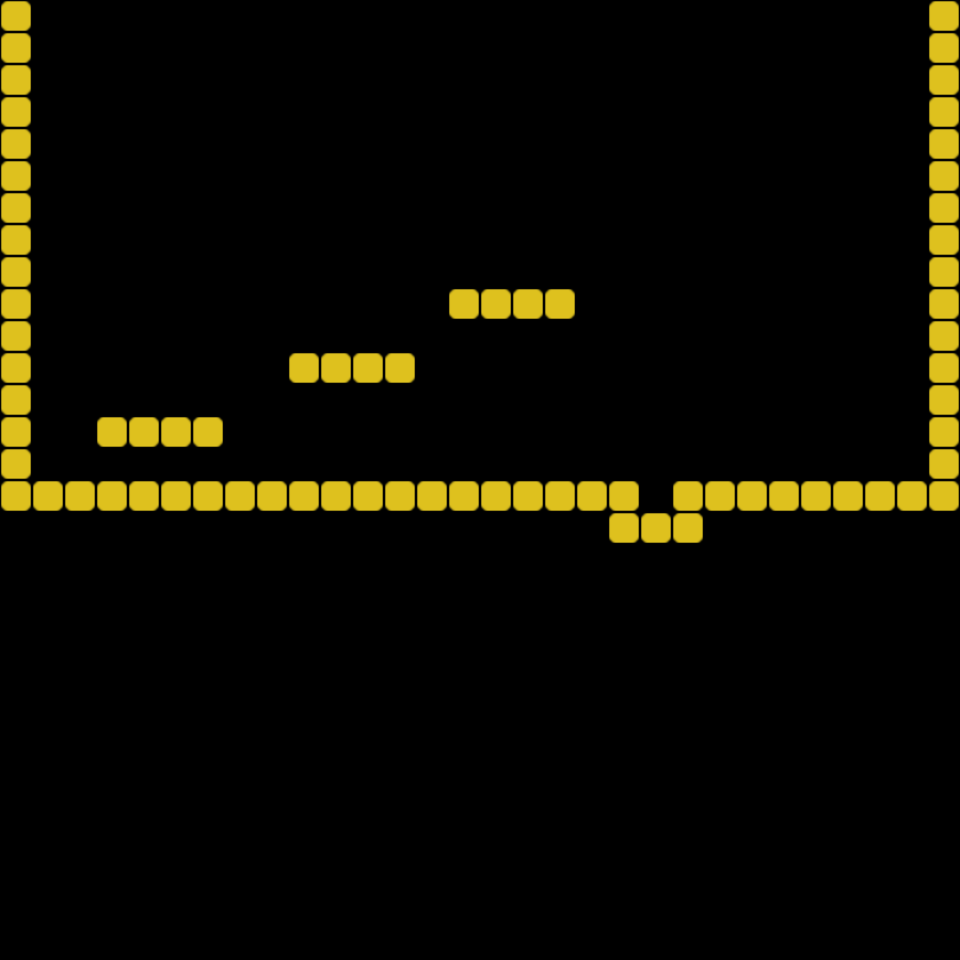

A level layout from a 2D game, rendered from its tile map. Below: a short description, then the map file with tile-grid data replaced by summaries:
An orthogonal 30x30 tile map with 32x32 px tiles, 1 tile layer (Calque 1), 2 tilesets.

<map version="1.0" orientation="orthogonal" width="30" height="30" tilewidth="32" tileheight="32">
 <tileset firstgid="1" name="boite" tilewidth="32" tileheight="32">
  <image source="../gfx/box.png" width="32" height="32" />
 </tileset>
 <tileset firstgid="2" name="boite" tilewidth="32" tileheight="32">
  <image source="../gfx/box.png" width="32" height="32" />
  <tile id="0">
   <properties>
    <property name="Collidable" value="true" />
   </properties>
  </tile>
 </tileset>
 <layer name="Calque 1" width="30" height="30">
  <data>[900 cells, 74 non-empty, 1 distinct tile ids]</data>
 </layer>
</map>